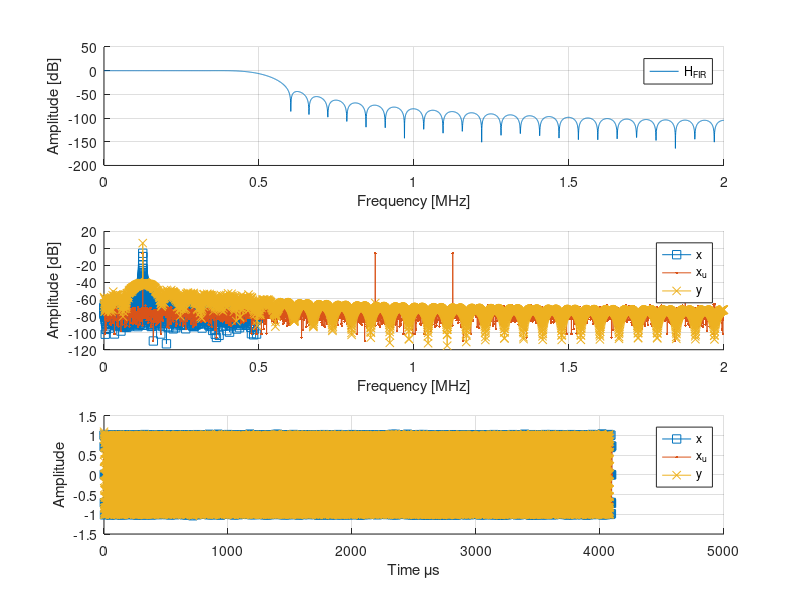

Write MATLAB code to recreate this figure. (Note: this script raises an error after producing the figure.)
%% Target
%
% Design an interpolator and use it to filter a signal.
% 
% The parameters are:
%
% * x[n] = cos(2*pi*Fc*n*Ts) + w[n];
% * w[n] is the noise
% * Fc = 125 [kHz]
% * Fs =   1 [MHz]
% * L  =   4  % Interpolator Factor
% 
% *Suggestions*
% 
% FIR coefficients
%   fir_ord = 64;
%   [fir_num] = fir1(fir_ord, Wn, hann(fir_ord+1));
% 
% Filtering
%   y = filter(num,den,x);
%     * x   - input signal
%     * y   - output signal
%     * num - numerator   coefficients
%     * den - denominator coefficients
%
% Upsampling
%   xu = upsample(x, L);
% 

%% Clear
clc;            % Clear the text from the Command Window
clear;          % Remove all variables from the current workspace
close all;      % Close all figures

%% Matlab Exercise
Fc = 125e3;
Fs = 1e6;
Ts = 1/Fs;
len = 2^12;
L = 4;
n = 0:len-1;

% Signal
w = 0.01*randn(1,len);
x = cos(2*pi*Fc*n*Ts) + w;

% Filter
fir_ord = 64;
F_cut = 500e3;
Wn = F_cut / (Fs*L/2);
fir_num = fir1(fir_ord, Wn, hann(fir_ord+1));

% Upsampler
xu = upsample(x,L);
nu = 0:length(xu)-1;

% Interpolation
y = L*filter(fir_num, 1, xu);

% Remove the filter latency
y(1:fir_ord/2) = [];          
y(end-fir_ord/2:end) = [];

% Time vectors
ny = 0:length(y)-1;
tx  = n*Ts * 1e6;
txu = nu*(Ts/L) * 1e6;
ty  = ny*(Ts/L) * 1e6;

%% Plot
% Using 'freqz'
nFFT = 2^12; % Number of points of the fft
Hf_fir  = freqz(fir_num, 1, nFFT);
Xf      = freqz(x, 1, nFFT);
Xf_u    = freqz(xu, 1, nFFT);
[Yf, w] = freqz(y, 1, nFFT);

% Frequency normalization
w = w/pi * (Fs/2)/1e6;
w_u = w*L;

% Mag to dB
Hf_fir = mag2db(abs(Hf_fir));
Xf     = mag2db(abs(Xf)/nFFT);
Xf_u   = mag2db(abs(Xf_u)/nFFT);
Yf     = mag2db(abs(Yf)/nFFT);

figure
subplot(3,1,1)
  hold on
  plot(w_u, Hf_fir)
  hold off
  grid on
  legend('H_{FIR}')
  xlabel('Frequency [MHz]')
  ylabel('Amplitude [dB]')
subplot(3,1,2)
  hold on
  plot(w,   Xf,   's-')
  plot(w_u, Xf_u, '.-')
  plot(w_u, Yf,   'x-')
  hold off
  grid on
  legend('x','x_u','y')
  xlabel('Frequency [MHz]')
  ylabel('Amplitude [dB]')
subplot(3,1,3)
  hold on
  plot(tx ,  x, 's-')
  plot(txu, xu, '.-')
  plot(ty ,  y, 'x-')
  hold off
  grid on
  legend('x','x_u','y')
  xlabel('Time \mus')
  ylabel('Amplitude')

% Using 'fvtool'
hfvt0 = fvtool(x,  1, 'Fs',Fs);
legend(hfvt0, 'x')
hfvt1 = fvtool(xu, 1, 'Fs',Fs*L);
legend(hfvt1, 'x_u')
hfvt2 = fvtool(y,  1, fir_num, 1, 'Fs',Fs*L);
legend(hfvt2, 'y', 'FIR')

